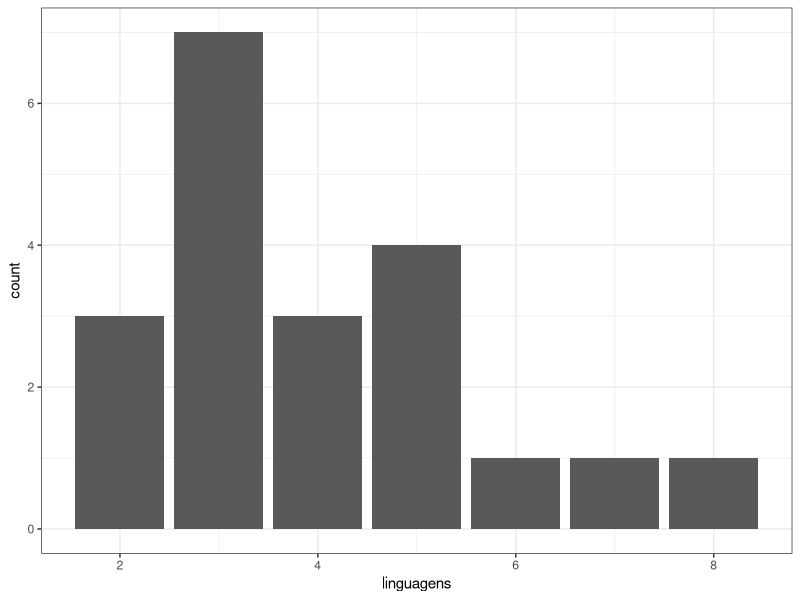
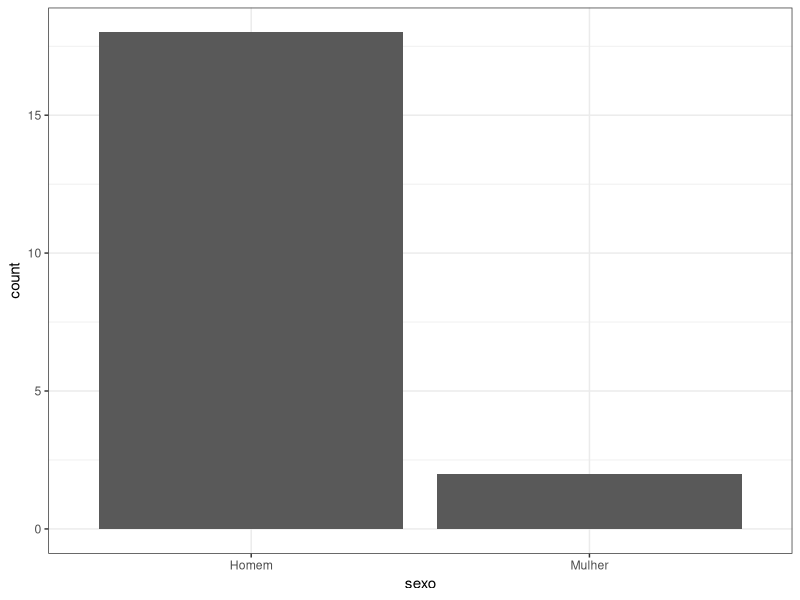
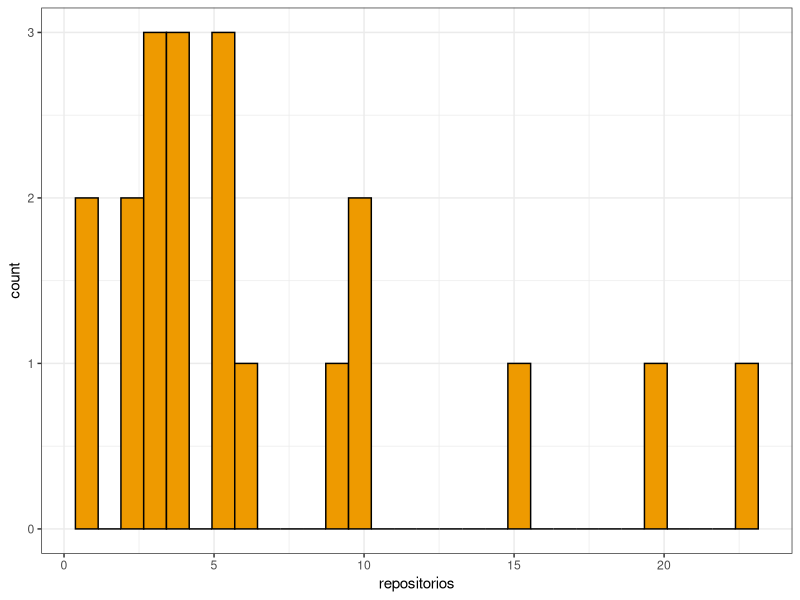
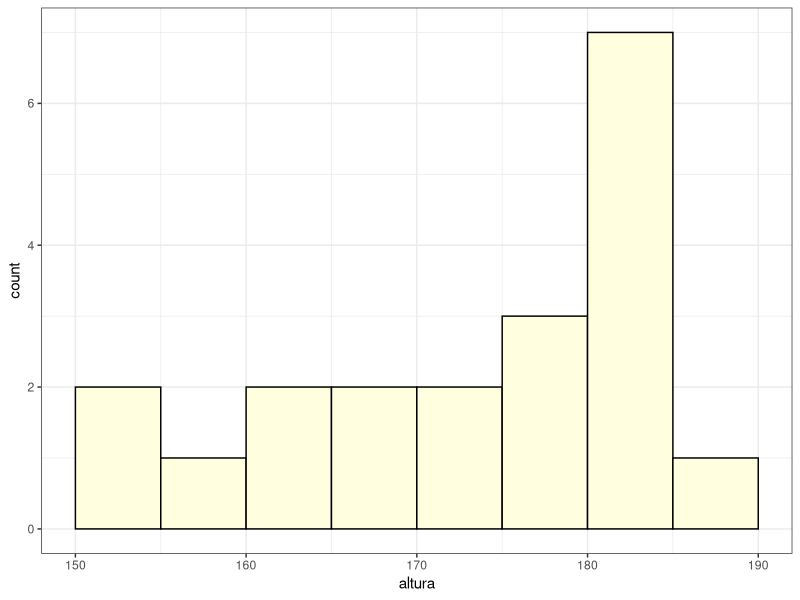
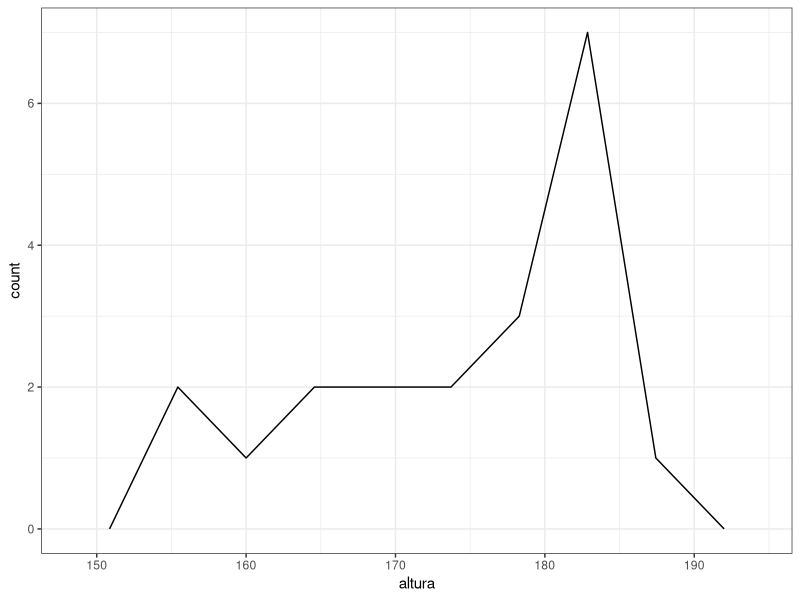
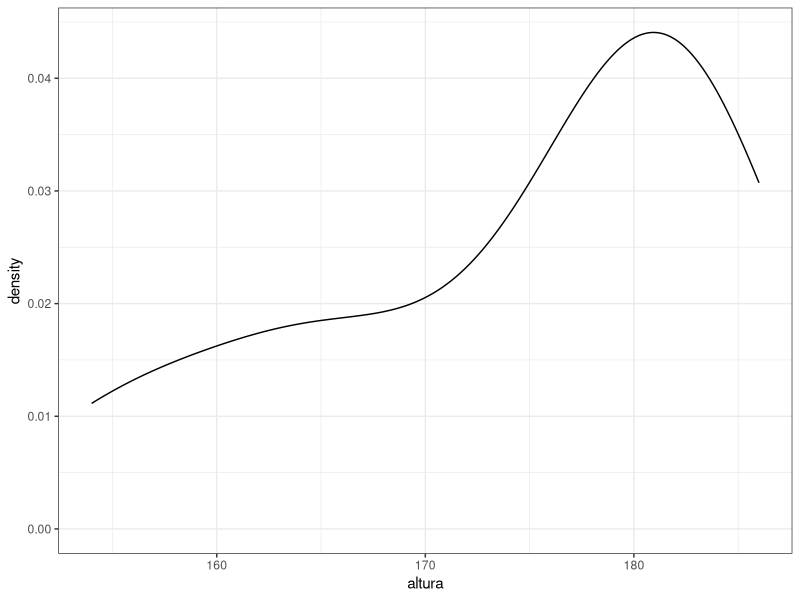
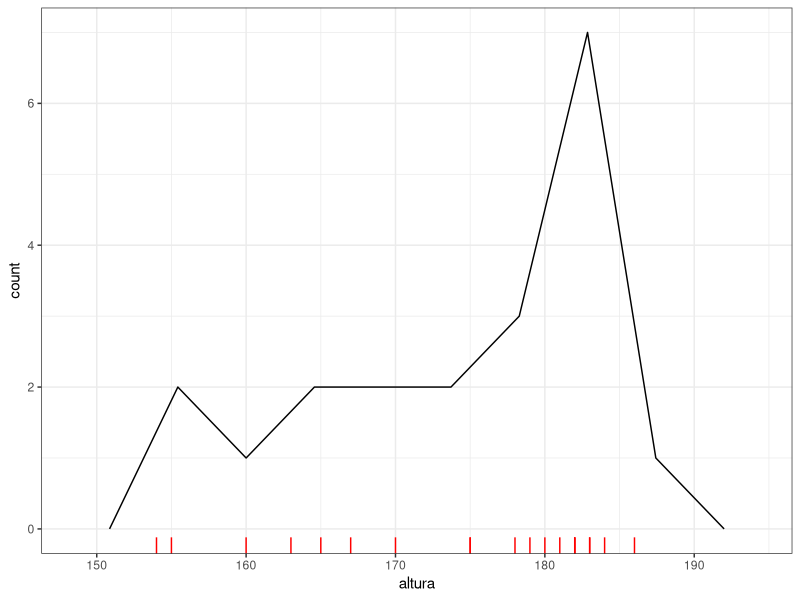
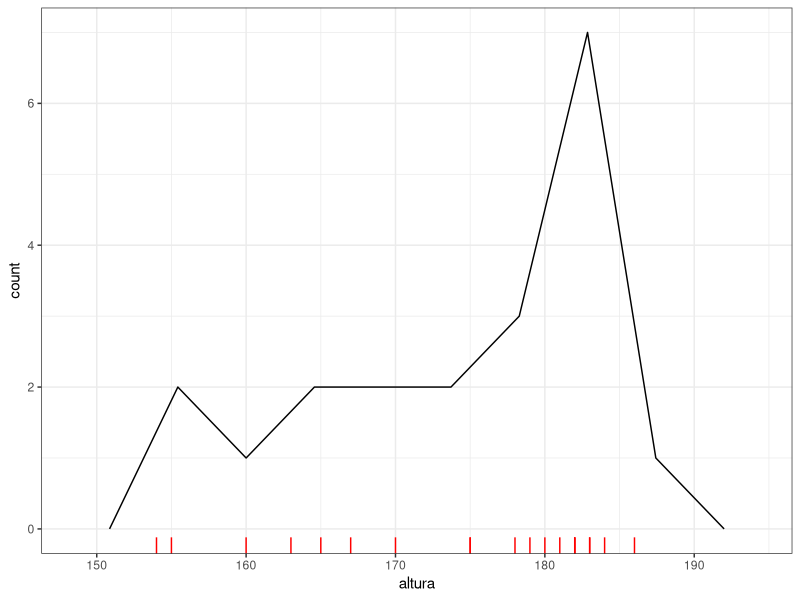

Generate these figures, in order, with R: (Note: this script raises an error after producing the figures.)
## ---- chunk 1
library(tidyverse, warn.conflicts = FALSE)
theme_set(theme_bw()) # Eu prefiro o theme_bw() mas você pode explorar outros
## ---- chunk 2
alunos_tudo = read_csv("../dados/alunos-ad1.csv")
# você pode especificar os tipos das colunas, por exemplo: 
alunos_tudo = read_csv("../dados/alunos-ad1.csv", 
                       col_types = "ccciiiiiiicc??c")

glimpse(alunos_tudo)
# interativo, você pode fazer: 
# alunos_tudo %>% View()
# que é o mesmo que View(alunos)
## ---- chunk 3
names(alunos_tudo)

alunos = alunos_tudo %>% 
  select(sexo = `Você é...`,  # select pode escolher e/ou renomear variáveis
         repositorios = `Em quantos repositórios no github (seus ou de outras pessoas) você contribuiu nos últimos 2 anos?`, 
         linguagens = `Em quantas linguagens de programação você sabe programar?`, 
         altura = `Qual a sua altura em centímetros?`, 
         tempo_para_ufcg = `Quanto tempo você demora para se deslocar de casa à UFCG? (em minutos)`, 
         transporte = `Você geralmente vai de casa para a UFCG:`, 
         gosta_de_forms = `O quanto você gosta de formulários online? (Obrigado por ter respondido este!)`)
## ---- chunk 4
ggplot(alunos) + 
  geom_bar(mapping = aes(x = linguagens))

ggplot(alunos) + 
  geom_bar(mapping = aes(x = sexo) )
## ---- chunk 5
ggplot(alunos) + 
  geom_histogram(mapping = aes(x = repositorios), 
                 fill = "orange2", 
                 colour = "black") 

# bins são uma parte muito importante

## ---- chunk 6
ggplot(alunos) + 
  geom_histogram(mapping = aes(x = altura), 
                 breaks = seq(150, 190, 5), 
                 fill = "lightyellow", 
                 color = "black") 

ggplot(alunos) + 
  geom_freqpoly(mapping = aes(x = altura), 
                bins = 8) 

ggplot(alunos) + 
  geom_density(mapping = aes(x = altura)) 
## ---- chunk 7
ggplot(alunos, mapping = aes(x = altura)) + 
  geom_freqpoly(bins = 8) + 
  geom_rug(colour = "red")


ggplot(alunos, mapping = aes(x = altura)) + 
  geom_freqpoly(bins = 8) + 
  geom_rug(colour = "red")

## ---- chunk 8
ggplot(data = alunos) +
  geom_point(mapping = aes(x = linguagens, 
                           y = repositorios, 
                           colour = sexo), 
             alpha = 0.7) 

ggplot(data = alunos) +
  geom_point(mapping = aes(x = altura, 
                           y = linguagens), 
             alpha = 0.7) 

## ---- chunk 9
ggplot(alunos) + 
  geom_histogram(mapping = aes(tempo.para.ufcg), 
                 binwidth = 10)

ggplot(alunos) + 
  geom_density(mapping = aes(tempo.para.ufcg))

ggplot(alunos) + 
  geom_bar(mapping = aes(transporte))

ggplot(alunos, mapping = aes(x = transporte, 
                             y = tempo.para.ufcg)) + 
  geom_violin() + 
  geom_point(position = position_jitter(width = .2), 
             alpha = .7) 

ggplot(alunos, mapping = aes(x = transporte, 
                             y = tempo.para.ufcg)) + 
  geom_boxplot() + 
  geom_point(position = position_jitter(width = .2), 
             alpha = .7) 

## ---- chunk 10
medias = alunos %>% 
  group_by(transporte) %>% 
  summarise(tempo.para.ufcg = mean(tempo.para.ufcg))

ggplot(alunos, mapping = aes(x = transporte, 
                             y = tempo.para.ufcg)) + 
  geom_boxplot() + 
  geom_point(position = position_jitter(width = .2), 
             alpha = .7) + 
  geom_point(data = medias, colour = "red", size = 2) 


## ---- chunk 11
alunos %>% 
  group_by(transporte) %>% 
  summarise(desvio = sd(tempo.para.ufcg))

## ---- chunk 12
library(GGally)
ggpairs(alunos)
## ---- chunk 13
diamonds
ggplot(diamonds) + 
  geom_histogram(mapping = aes(x = carat))

ggplot(diamonds) + 
  geom_density(mapping = aes(x = carat))

ggplot(diamonds) + 
  geom_histogram(mapping = aes(x = carat), 
                 binwidth = .01) 

ggplot(diamonds, mapping = aes(x = cut, y = carat)) + 
  geom_boxplot()  
  #geom_point(position = position_jitter(width = .2), alpha = .02)
